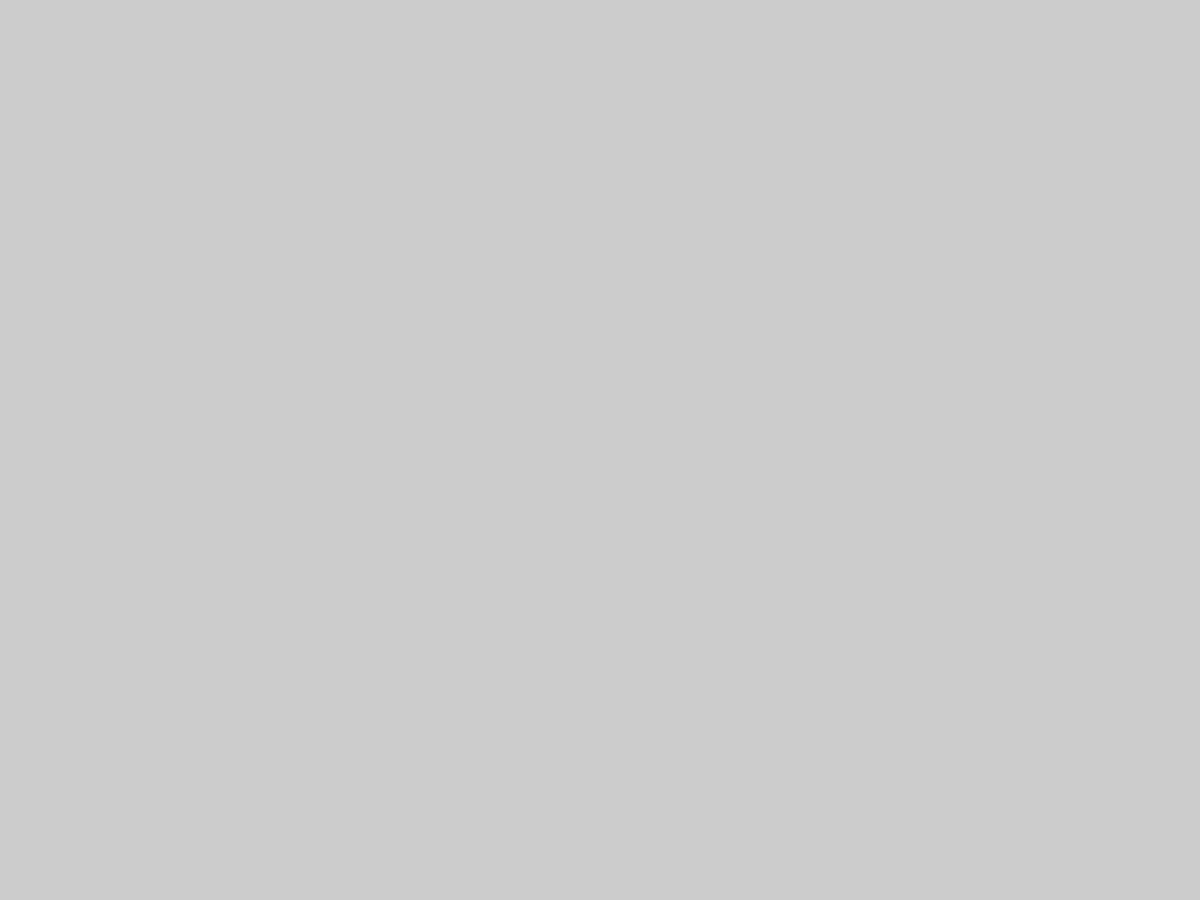
Frame 1 (no input)
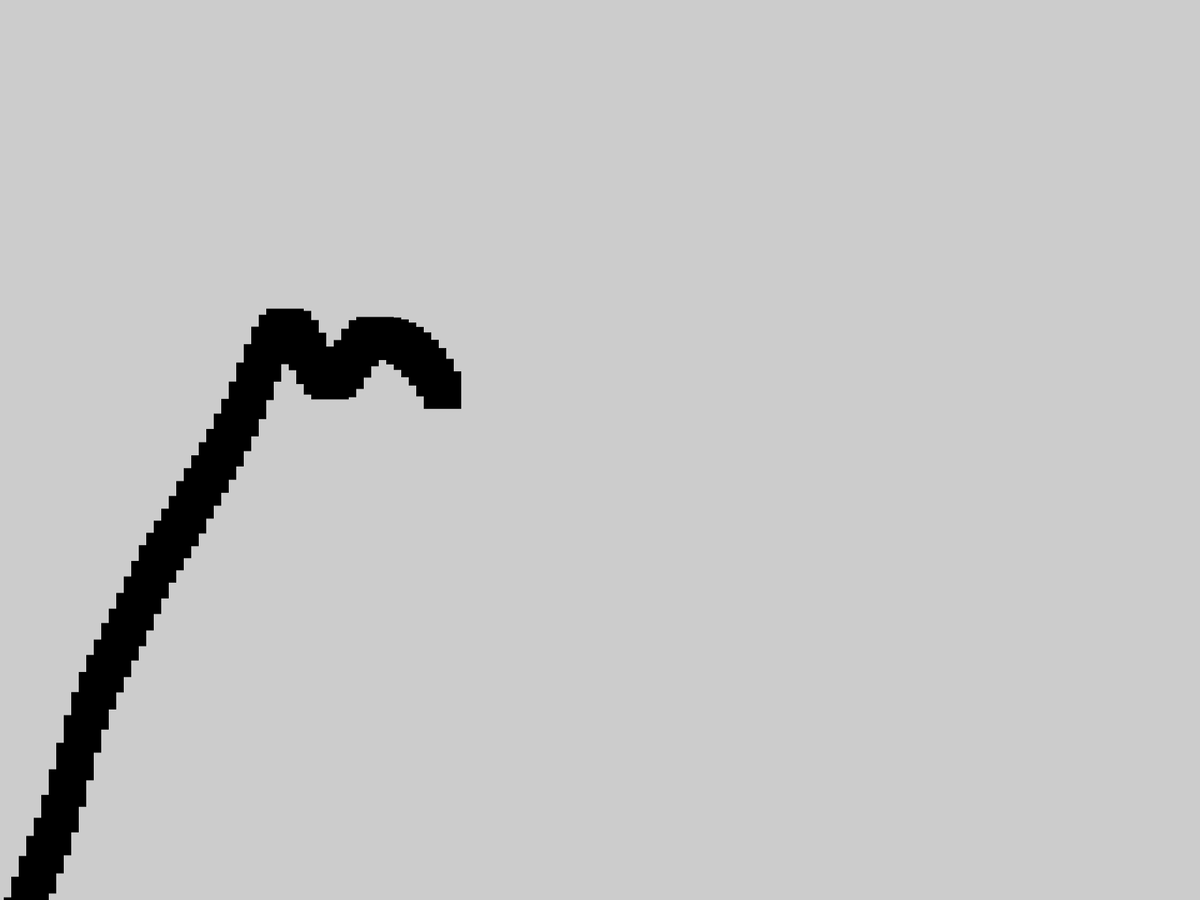
Frame 60 (the mouse pressed at the canvas centre just before this capture)
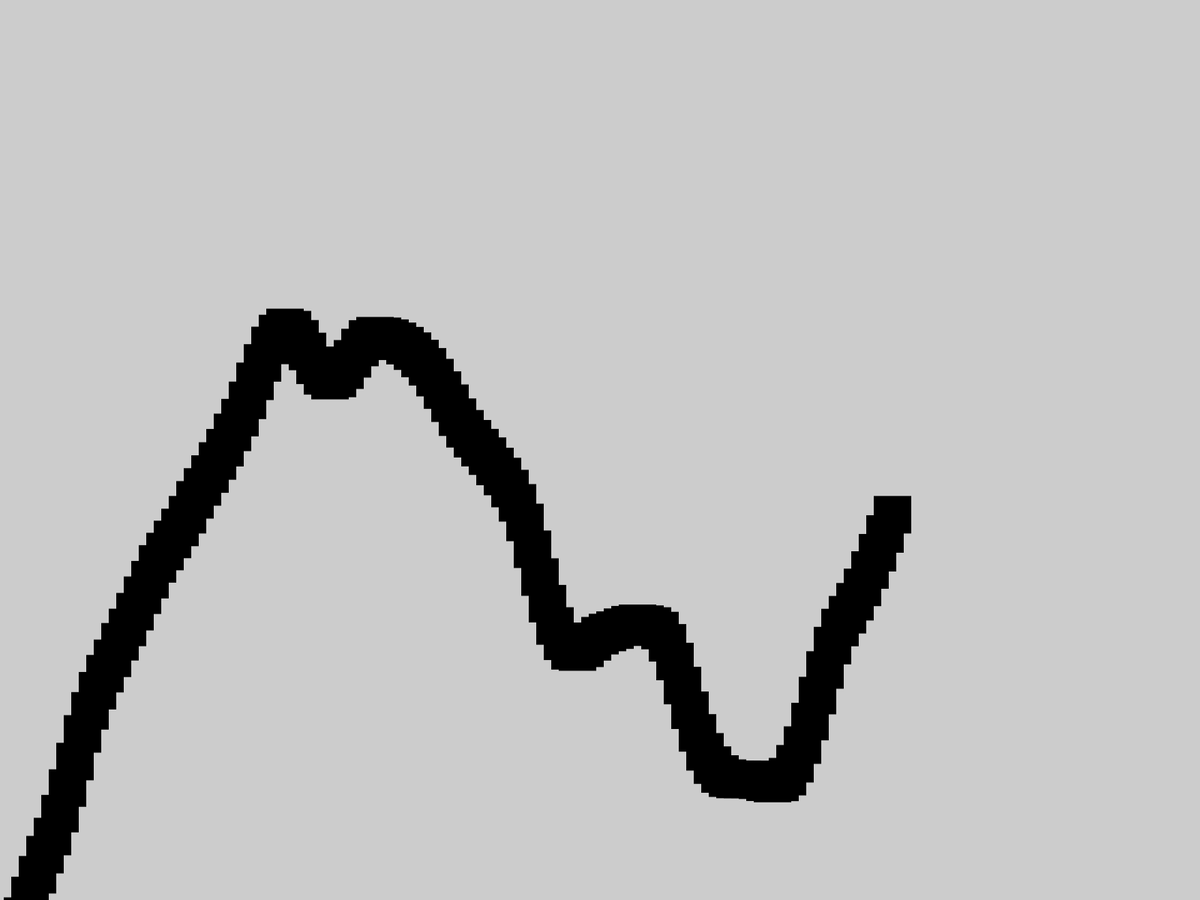
Frame 120 (the mouse held since frame 60 and released just before this capture)

The Processing sketch that drew these frames (run headless with seeded random() and noise(); from frame 60 on, the mouse is pressed at the canvas centre):

// Processing sketch: Ex_27
// ── Ex_27.pde
Quad q;
float t = 2;
float vel = 10;


void setup() {
  fullScreen();
  rectMode(CENTER);
  q = new Quad();
}

void draw() {
  //background(255);
  float num = noise(t);
  num = map(num, 0, 1, 0, width);
  q.desenha(num, q.posX);
  
  t += 0.02;
  
  q.posX += vel; 
  if (q.posX == width+50) {
    q.posX = 0-50;
  }
  
}

// ── Quad.pde
class Quad {
float posX, posY, tam;

  Quad() {
    posX = 0;
    posY = 0;
    tam = 50;
    
  }
  
  void desenha(float y,float x){
  posY = y;
  posX = x;
  noStroke();
  fill(0);
  rect(posX,posY,tam,tam);  
  }
}
